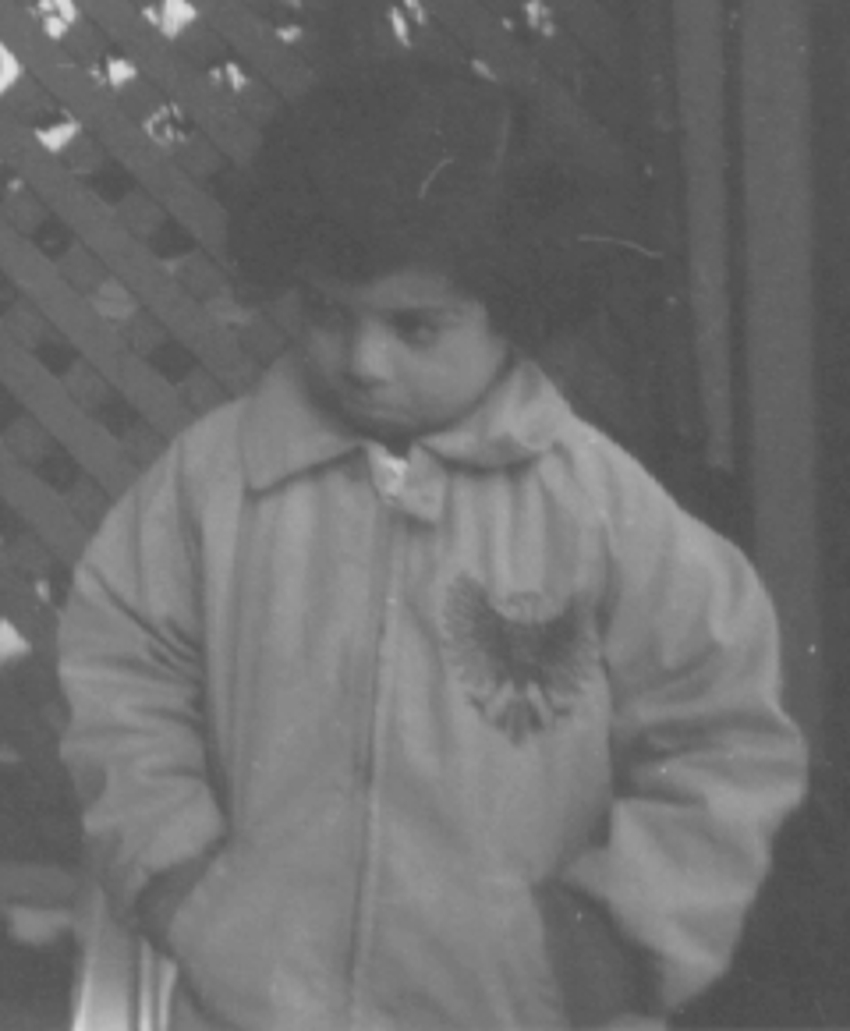
#> input picture Aula 03/imagens/resized-pout.jpg, 850 x 1031 px, found by its file name
$ python equalizacao_histograma_ex01.py
#> lines starting #> are read from the running program, lines starting #| are printed output that depends on the picture
import cv2
import numpy
import matplotlib.pyplot as plt
import imageio
from skimage import data
from skimage.color import rgb2gray

# Carregando a imagem
img = cv2.imread('./images/resized-pout.jpg')
#> img is the input picture: shape (1031, 850, 3); min 74, max 225, mean 110.3
img_to_yuv = cv2.cvtColor(img,cv2.COLOR_BGR2YUV)
#> img_to_yuv: shape (1031, 850, 3); mean of channels 0, 1, 2 110.3, 128, 128

# Equalizando o histograma
img_to_yuv[:,:,0] = cv2.equalizeHist(img_to_yuv[:,:,0])
#> img_to_yuv: shape (1031, 850, 3); mean of channels 0, 1, 2 129.6, 128, 128
hist_equalization_result = cv2.cvtColor(img_to_yuv, cv2.COLOR_YUV2BGR)
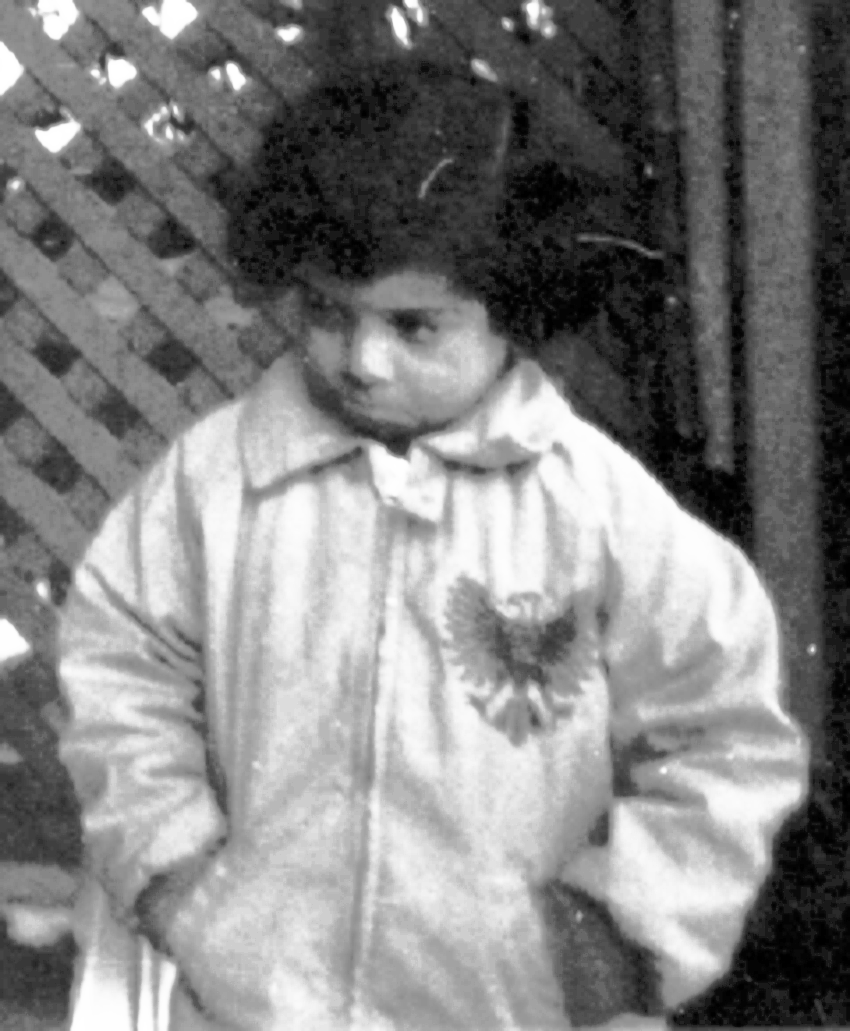
#> hist_equalization_result: shape (1031, 850, 3); min 0, max 255, mean 129.6

# Salvando o histograma equalizado
cv2.imwrite('./images/resized-pout_result.jpg',hist_equalization_result)

# Lendo o histograma equalizado salvo.
result = imageio.imread("./images/resized-pout_result.jpg")
#> result: shape (1031, 850, 3); min 0, max 255, mean 129.6

# Histograma da imagem
plt.hist(img.ravel(),256,[0,256])
plt.hist(result.ravel(),256,[0,256])

fig, axes = plt.subplots(1, 2, figsize=(8, 4))
ax = axes.ravel()

ax[0].imshow(img)
ax[0].set_title("Imagem Original")

ax[1].imshow(result, cmap=plt.cm.gray)
ax[1].set_title("Imagem melhorada - Histograma Equalizado")

fig.tight_layout()

plt.show()
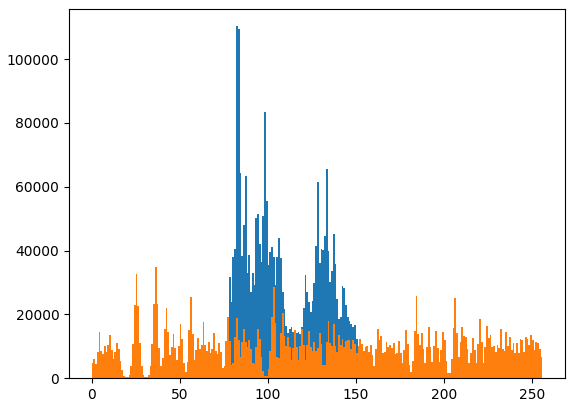
#> figure drawn by matplotlib, 1 panel; tallest bar 110295 high, from x = 82 to 83; tallest bar 34851 high, from x = 36 to 37
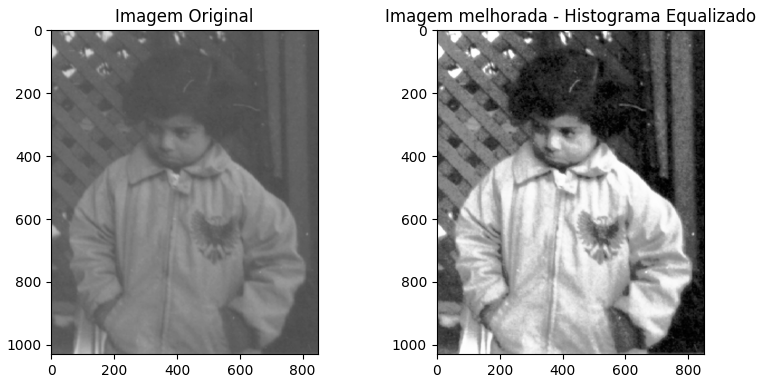
#> figure drawn by matplotlib, 2 panels
